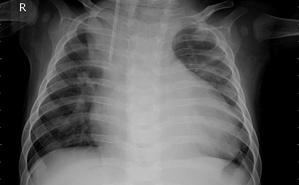
#> input picture pneumonia/PNEUMONIA-1021.jpeg, 299 x 185 px, found by its file name; its folder holds only this picture in this run
$ python prepare_pict.py   (older library calls are emulated)
#> lines starting #> are read from the running program, lines starting #| are printed output that depends on the picture
from PIL import Image, ImageFilter,ImageEnhance
import os


directory = '/home/davidalejandro/Desktop/transfer-learning-for-diagnostic-images-spanish-/pneumonia/'
dir_target = '/home/davidalejandro/Desktop/transfer-learning-for-diagnostic-images-spanish-/clasificacion/'
name = "PNEUMONIA"

num = 0
for filename in os.listdir(directory):
    if filename.endswith(".jpeg"):
        filename1 = str(directory + filename)
        im = Image.open(filename1)
#> im is the input picture: PIL image 299x185 L; min 0, max 255, mean 89
        im = ImageEnhance.Brightness(im).enhance(0.7)
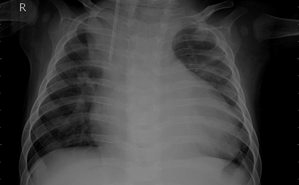
#> im: PIL image 299x185 L; min 0, max 178, mean 61.9
        im = ImageEnhance.Contrast(im).enhance(2.0)
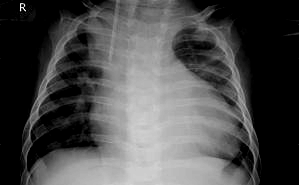
#> im: PIL image 299x185 L; min 0, max 255, mean 76
        im.thumbnail((299, 299), Image.ANTIALIAS)
        num = int(num)
        num = num +1
        if num == 10000:
            break
        num = str(num)
        file_tar = dir_target + name + "-" + num + ".jpeg"

        im.save(file_tar)

$ run again, on pneumonia/PNEUMONIA-1080.jpeg
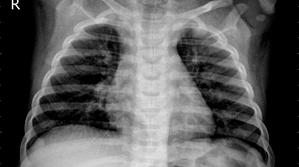
#> input picture pneumonia/PNEUMONIA-1080.jpeg, 299 x 167 px, found by its file name
#> im is the input picture: PIL image 299x167 L; min 0, max 255, mean 91.5
#> `im = ImageEnhance.Brightness(im).enhance(0.7)`:
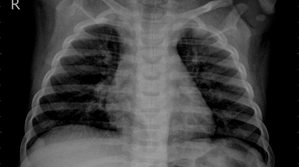
#> im: PIL image 299x167 L; min 0, max 178, mean 63.7
#> `im = ImageEnhance.Contrast(im).enhance(2.0)`:
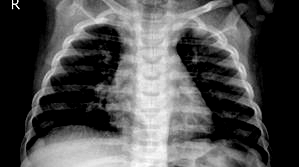
#> im: PIL image 299x167 L; min 0, max 255, mean 80.4

$ run again, on pneumonia/PNEUMONIA-1151.jpeg
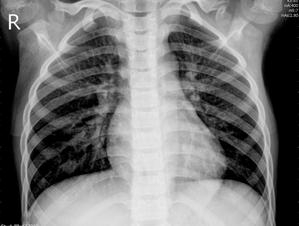
#> input picture pneumonia/PNEUMONIA-1151.jpeg, 299 x 226 px, found by its file name
#> im is the input picture: PIL image 299x226 L; min 0, max 255, mean 118.3
#> `im = ImageEnhance.Brightness(im).enhance(0.7)`:
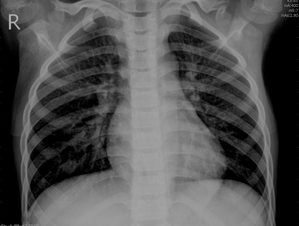
#> im: PIL image 299x226 L; min 0, max 178, mean 82.4
#> `im = ImageEnhance.Contrast(im).enhance(2.0)`:
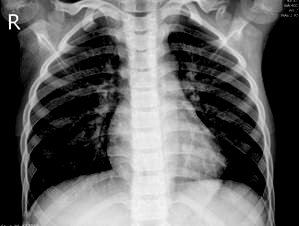
#> im: PIL image 299x226 L; min 0, max 255, mean 99

$ run again, on pneumonia/PNEUMONIA-1161.jpeg
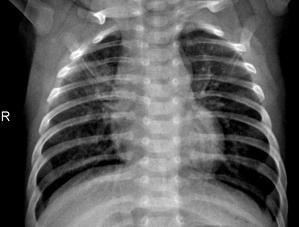
#> input picture pneumonia/PNEUMONIA-1161.jpeg, 299 x 227 px, found by its file name
#> im is the input picture: PIL image 299x227 L; min 0, max 255, mean 91.6
#> `im = ImageEnhance.Brightness(im).enhance(0.7)`:
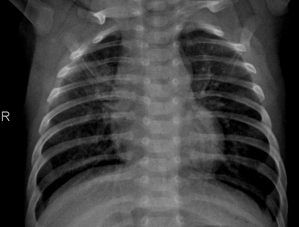
#> im: PIL image 299x227 L; min 0, max 178, mean 63.7
#> `im = ImageEnhance.Contrast(im).enhance(2.0)`:
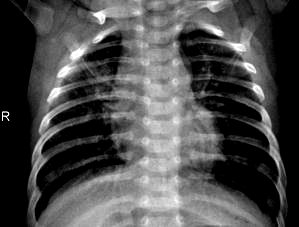
#> im: PIL image 299x227 L; min 0, max 255, mean 76.3
